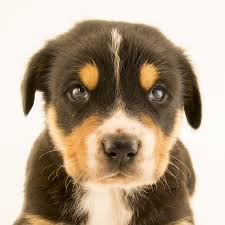
#> input picture Image/download.jpg, 225 x 225 px
$ python Histogram.py
#> lines starting #> are read from the running program, lines starting #| are printed output that depends on the picture; after the words box and inside, x2 and y2 are one past the last pixel; in counts of white or black regions, pixels touching at a corner belong together
import cv2 as cv
import matplotlib.pyplot as plt
import numpy as np

img = cv.imread("Image//download.jpg")
#> img is the input picture: shape (225, 225, 3); mean B, G, R 138.5, 159.6, 177.4
# visualize pixel intensitiy distribution using histogram like a graph or the plot

# for grey scale histogram
grey = cv.cvtColor(img,cv.COLOR_BGR2GRAY)
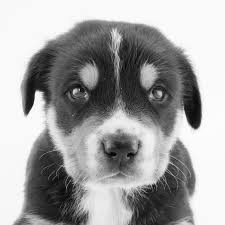
#> grey: shape (225, 225); min 1, max 255, mean 162.5
grey_hist = cv.calcHist([grey],[0], None, [256], [0,256])
#> grey_hist = 256 values, max 11280 at index 250, min 0 at index 0, mean 197.8
plt.figure()
plt.xlabel("Bins")
plt.ylabel("Number of pixels")
plt.plot(grey_hist)
plt.xlim([0,256])
plt.show()
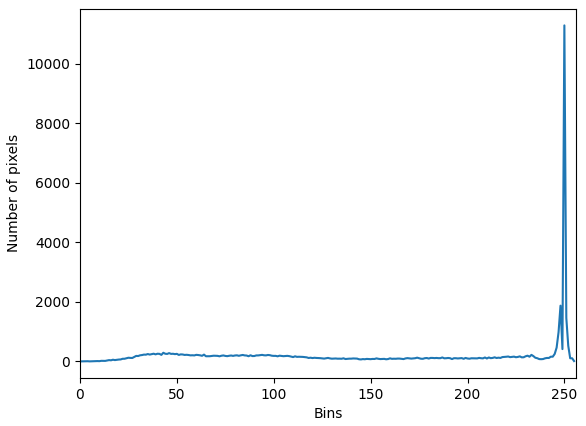
#> figure drawn by matplotlib, 1 panel; curve peaks at x = 250, y = 11280

# lets create masking and focus on that part nd see how the histogram look
blank = np.zeros(img.shape[:2],'uint8')
mask = cv.circle(blank,(img.shape[1]//2,img.shape[0]//2),100,255,-1)
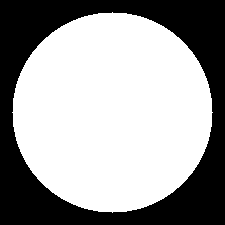
#> blank: shape (225, 225); 62.1% white; 1 black region, box (x1, y1, x2, y2) and area: (0, 0, 225, 225) 19208
masked = cv.bitwise_and(grey,grey,mask=mask)
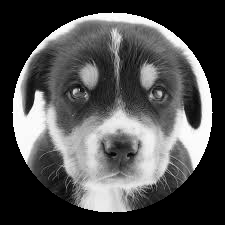
#> masked: shape (225, 225); min 0, max 255, mean 81.6

grey_hist_mask = cv.calcHist([grey],[0], mask, [256], [0,256])
#> grey_hist_mask = 256 values, max 1075 at index 250, min 0 at index 0, mean 122.7
plt.figure()
plt.title("masked")
plt.xlabel("Bins")
plt.ylabel("Number of pixels")
plt.plot(grey_hist_mask)
plt.xlim([0,256])
plt.show()
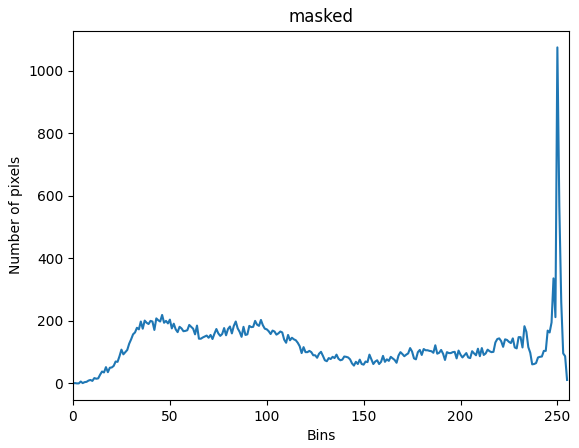
#> figure drawn by matplotlib, 1 panel; curve peaks at x = 250, y = 1075

# compute color histogram
# instead of convert the color to grey scale
color = ('b','g','r')
plt.figure()
plt.title("color histogram")
plt.xlabel("Bins")
plt.ylabel("Number of pixels")
for i,col in enumerate(color):
    hist = cv.calcHist([img],[i],masked, [256], [0,256])
    plt.plot(hist,color=col)
    plt.xlim([0,256])
plt.show()
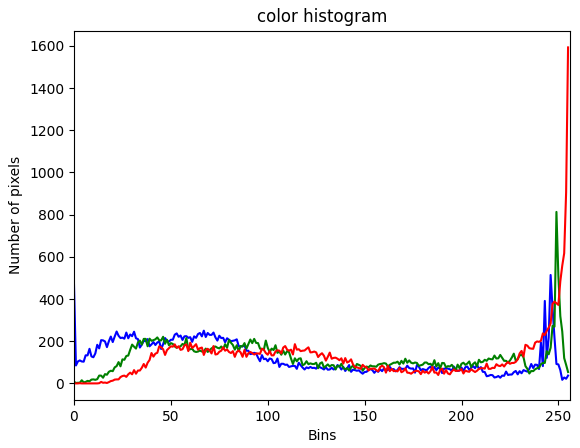
#> figure drawn by matplotlib, 1 panel; curve peaks at x = 246, y = 514; curve peaks at x = 249, y = 813; curve peaks at x = 255, y = 1593


cv.waitKey(0)

$ run again, with Image/group.jpg copied over Image/download.jpg
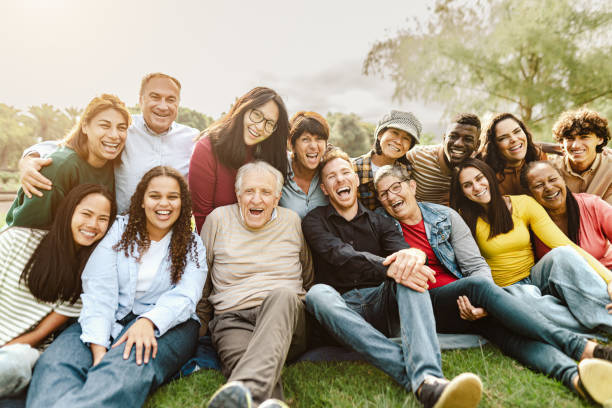
#> input picture Image/group.jpg, 612 x 408 px
#> img is the input picture: shape (408, 612, 3); mean B, G, R 133.2, 153, 163
#> grey_hist = 256 values, max 6506 at index 234, min 1 at index 0, mean 975.4
#> `mask = cv.circle(blank,(img.shape[1]//2,img.shape[0]//2),100,255,-1)`:
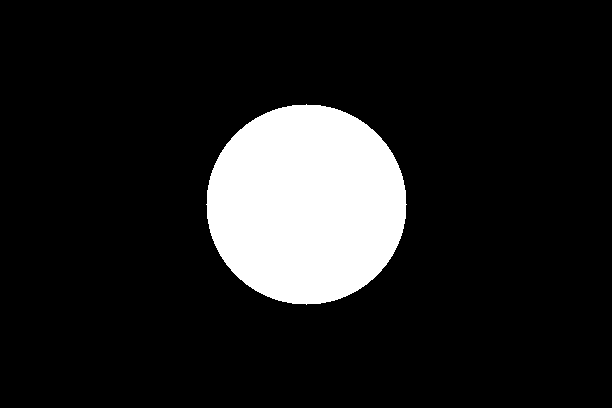
#> blank: shape (408, 612); 12.6% white; 1 white region, box (x1, y1, x2, y2) and area: (206, 104, 407, 305) 31417
#> grey_hist_mask = 256 values, max 303 at index 212, min 0 at index 0, mean 122.7
#> `plt.show()`:
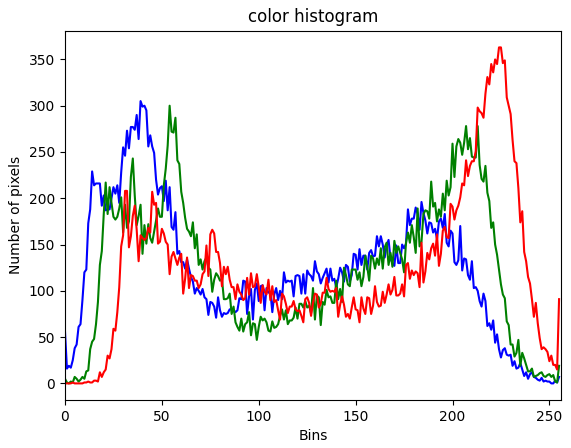
#> figure drawn by matplotlib, 1 panel; curve peaks at x = 39, y = 305; curve peaks at x = 54, y = 300; curve peaks at x = 224, y = 363
